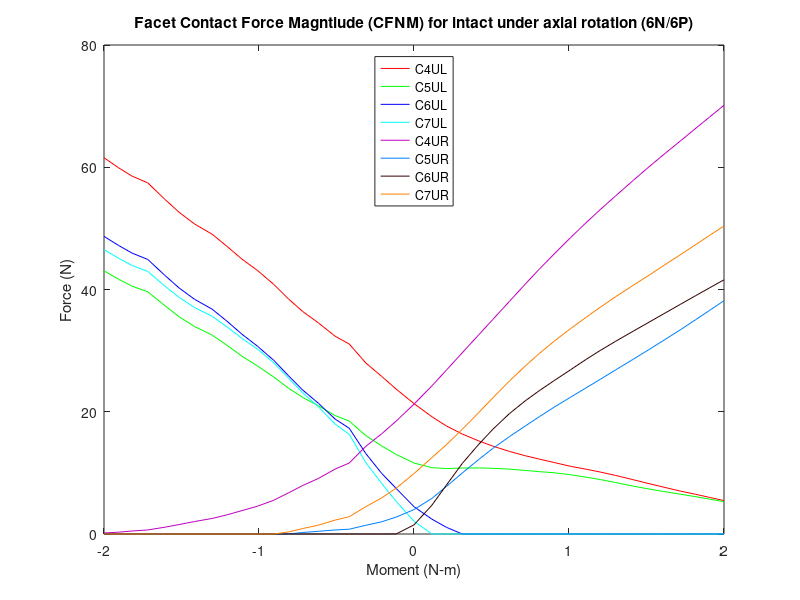

Recreate this plot in MATLAB.
%% Facet contact force magnitude (N)
% Intact 6P/6N

clear all;
%% 6P
figure (3)

c4ulxp=[2 2.0575 2.1047 2.15542 2.20899 2.25434 2.30803 2.35883 2.40461 2.45206 2.5051 2.55493 2.60055 2.6508 2.70761 2.75783 2.80375 2.85877 2.90932 2.95288 3 ]-2;
c4ulyp=[21.3341 19.1903 17.673 16.3607 15.2237 14.3743 13.5095 12.8032 12.2507 11.6966 11.0726 10.6034 10.1394 9.5794 8.8774 8.24339 7.68728 7.02635 6.4884 5.99162 5.46937 ];

c4urxp=[2 2.0575 2.1047 2.15542 2.20899 2.25434 2.30803 2.35883 2.40461 2.45206 2.5051 2.55493 2.60055 2.6508 2.70761 2.75783 2.80375 2.85877 2.90932 2.95288 3 ]-2;
c4uryp=[21.2462 24.2257 26.8186 29.6385 32.5961 35.104 38.0648 40.8813 43.3522 45.8098 48.4966 50.9202 53.0617 55.3364 57.8679 60.0608 62.0079 64.2803 66.3894 68.1936 70.1396 ];

c5ulxp=[2 2.0575 2.1047 2.15542 2.20899 2.25434 2.30803 2.35883 2.40461 2.45206 2.5051 2.55493 2.60055 2.6508 2.70761 2.75783 2.80375 2.85877 2.90932 2.95288 3 ]-2;
c5ulyp=[11.6099 10.856 10.7051 10.7933 10.8101 10.751 10.6115 10.3987 10.2005 10.0163 9.69336 9.30205 8.9088 8.41561 7.82751 7.36353 6.96618 6.51564 6.1006 5.71234 5.28788 ];

c5urxp=[2 2.0575 2.1047 2.15542 2.20899 2.25434 2.30803 2.35883 2.40461 2.45206 2.5051 2.55493 2.60055 2.6508 2.70761 2.75783 2.80375 2.85877 2.90932 2.95288 3 ]-2;
c5uryp=[3.99436 5.81449 7.78729 9.96453 12.2007 13.9973 15.9406 17.6643 19.2025 20.7441 22.3857 23.9001 25.2952 26.8567 28.6037 30.1684 31.6285 33.3959 35.0886 36.5621 38.1722 ];

c6ulxp=[2 2.0575 2.1047 2.15542 2.20899 2.25434 2.30803 2.35883 2.40461 2.45206 2.5051 2.55493 2.60055 2.6508 2.70761 2.75783 2.80375 2.85877 2.90932 2.95288 3 ]-2;
c6ulyp=[4.46774 2.43428 1.09259 0.00527453 0.00441979 0.00379339 0.0031794 0.00290765 0.00266958 0.00242272 0.00215804 0.00193295 0.00175061 0.00155229 0.00134942 0.00118712 0.00105381 0.00092098 0.000817264 0.000736629 0.000653781 ];

c6urxp=[2 2.0575 2.1047 2.15542 2.20899 2.25434 2.30803 2.35883 2.40461 2.45206 2.5051 2.55493 2.60055 2.6508 2.70761 2.75783 2.80375 2.85877 2.90932 2.95288 3 ]-2;
c6uryp=[1.49563 4.69952 8.01164 11.5253 14.6776 17.133 19.7018 21.7836 23.4621 25.095 26.8718 28.5586 30.0206 31.54 33.1937 34.6439 35.9728 37.5582 39.0149 40.2523 41.5875 ];

c7ulxp=[2 2.0575 2.1047 2.15542 2.20899 2.25434 2.30803 2.35883 2.40461 2.45206 2.5051 2.55493 2.60055 2.6508 2.70761 2.75783 2.80375 2.85877 2.90932 2.95288 3 ]-2;
c7ulyp=[2.08179 0.00626128 0.00495149 0.00419348 0.00352231 0.00300205 0.00260773 0.00229757 0.00205065 0.00180967 0.00156632 0.00137069 0.00121094 0.00105358 0.000886151 0.000748198 0.000636387 0.000513652 0.000417673 0.000349193 0.000288101 ];


c7urxp=[2 2.0575 2.1047 2.15542 2.20899 2.25434 2.30803 2.35883 2.40461 2.45206 2.5051 2.55493 2.60055 2.6508 2.70761 2.75783 2.80375 2.85877 2.90932 2.95288 3 ]-2;
c7uryp=[9.88572 12.4899 14.6169 17.1115 19.8845 22.2708 25.0365 27.4821 29.5474 31.5374 33.6047 35.4439 37.0901 38.8295 40.7055 42.3327 43.8637 45.6792 47.3633 48.8313 50.3935 ];

%%6N
c4ulxn=-1*[2 2.0575 2.1047 2.15542 2.20899 2.25434 2.30803 2.35883 2.40461 2.45206 2.5051 2.55493 2.60055 2.6508 2.70761 2.75783 2.80375 2.85877 2.90932 2.95288 3 ]+2;
c4ulyn=[21.3341 23.7048 25.7999 27.9809 31.0861 32.3518 34.5226 36.3898 38.4476 40.8198 43.1217 44.9686 46.9406 49.0347 50.7051 52.6384 54.7538 57.4442 58.5433 59.9051 61.562 ];

c4urxn=-1*[2 2.0575 2.1047 2.15542 2.20899 2.25434 2.30803 2.35883 2.40461 2.45206 2.5051 2.55493 2.60055 2.6508 2.70761 2.75783 2.80375 2.85877 2.90932 2.95288 3 ]+2;
c4uryn=[21.2462 18.4768 16.3724 14.3423 11.6129 10.6251 9.09483 7.93702 6.73785 5.53313 4.54713 3.82784 3.17052 2.54574 2.04357 1.54846 1.11128 0.667543 0.491258 0.300596 0.172397 ];

c5ulxn=-1*[2 2.0575 2.1047 2.15542 2.20899 2.25434 2.30803 2.35883 2.40461 2.45206 2.5051 2.55493 2.60055 2.6508 2.70761 2.75783 2.80375 2.85877 2.90932 2.95288 3 ]+2;
c5ulyn=[11.6099 13.0152 14.4241 16.1037 18.4743 19.3805 20.9622 22.342 23.8451 25.6703 27.4973 29.0877 30.7705 32.5351 33.935 35.547 37.3562 39.6207 40.5447 41.6796 43.0575 ];

c5urxn=-1*[2 2.0575 2.1047 2.15542 2.20899 2.25434 2.30803 2.35883 2.40461 2.45206 2.5051 2.55493 2.60055 2.6508 2.70761 2.75783 2.80375 2.85877 2.90932 2.95288 3 ]+2;
c5uryn=[3.99436 2.77179 1.99008 1.42405 0.784123 0.661701 0.446895 0.247268 0.0192373 0.00474664 0.00454741 0.00438951 0.00420797 0.00400784 0.00383861 0.00362576 0.00338539 0.00307076 0.00293873 0.00277702 0.00258463 ];

c6ulxn=-1*[2 2.0575 2.1047 2.15542 2.20899 2.25434 2.30803 2.35883 2.40461 2.45206 2.5051 2.55493 2.60055 2.6508 2.70761 2.75783 2.80375 2.85877 2.90932 2.95288 3 ]+2;
c6ulyn=[4.46774 7.45443 9.94598 13.1611 17.3064 18.7973 21.3753 23.5446 25.8806 28.3973 30.7332 32.6836 34.6938 36.7707 38.3874 40.2595 42.3137 44.9171 45.9513 47.2069 48.693 ];

c6urxn=-1*[2 2.0575 2.1047 2.15542 2.20899 2.25434 2.30803 2.35883 2.40461 2.45206 2.5051 2.55493 2.60055 2.6508 2.70761 2.75783 2.80375 2.85877 2.90932 2.95288 3 ]+2;
c6uryn=[1.49563 0.00442299 0.00361249 0.00308575 0.00257293 0.00241189 0.00215049 0.00192899 0.00168839 0.00146011 0.00127654 0.00114517 0.00101332 0.000881374 0.000782758 0.00067992 0.000568232 0.000437298 0.000386905 0.000326606 0.000261745 ];

c7ulxn=-1*[2 2.0575 2.1047 2.15542 2.20899 2.25434 2.30803 2.35883 2.40461 2.45206 2.5051 2.55493 2.60055 2.6508 2.70761 2.75783 2.80375 2.85877 2.90932 2.95288 3 ]+2;
c7ulyn=[2.08179 5.33253 8.3095 11.6893 16.3158 17.9799 20.7786 23.0878 25.4863 27.983 30.252 32.0076 33.7793 35.6076 37.0416 38.7102 40.5642 42.9532 43.9266 45.1077 46.5268 ];

c7urxn=-1*[2 2.0575 2.1047 2.15542 2.20899 2.25434 2.30803 2.35883 2.40461 2.45206 2.5051 2.55493 2.60055 2.6508 2.70761 2.75783 2.80375 2.85877 2.90932 2.95288 3 ]+2;
c7uryn=[9.88572 7.50295 5.89382 4.47532 2.82515 2.27879 1.45917 0.893097 0.334267 0.00304547 0.00239133 0.00223725 0.00207898 0.00191212 0.00177559 0.00161757 0.00145036 0.0012512 0.00117612 0.00108799 0.000994451 ];
%% left

c4xl=2*[flip(c4ulxn(2:21)),c4ulxp];
c4yl=[flip(c4ulyn(2:21)),c4ulyp];
a=plot(c4xl,c4yl,'r');
hold on

c5xl=2*[flip(c5ulxn(2:21)),c5ulxp];
c5yl=[flip(c5ulyn(2:21)),c5ulyp];
b=plot(c5xl,c5yl,'g');
hold on

c6xl=2*[flip(c6ulxn(2:21)),c6ulxp];
c6yl=[flip(c6ulyn(2:21)),c6ulyp];
c=plot(c6xl,c6yl,'b');
hold on

c7xl=2*[flip(c7ulxn(2:21)),c7ulxp];
c7yl=[flip(c7ulyn(2:21)),c7ulyp];
d=plot(c7xl,c7yl,'c');
hold on
%% Right

c4xr=2*[flip(c4urxn(2:21)),c4urxp];
c4yr=[flip(c4uryn(2:21)),c4uryp];
e=plot(c4xr,c4yr,'color',[0.75, 0, 0.75]);
hold on

c5xr=2*[flip(c5urxn(2:21)),c5urxp];
c5yr=[flip(c5uryn(2:21)),c5uryp];
f=plot(c5xr,c5yr,'color',[0 0.5 1]);
hold on

c6xr=2*[flip(c6urxn(2:21)),c6urxp];
c6yr=[flip(c6uryn(2:21)),c6uryp];
g=plot(c6xr,c6yr,'color',[0.2 0 0]);
hold on

c7xr=2*[flip(c7urxn(2:21)),c7urxp];
c7yr=[flip(c7uryn(2:21)),c7uryp];
h=plot(c7xr,c7yr,'color',[1 .5 0]);

leg=[a,b,c,d,e,f,g,h];
title('Facet Contact Force Magntiude (CFNM) for intact under axial rotation (6N/6P)')
xlabel('Moment (N-m)')
ylabel('Force (N)')
legend(leg,'C4UL','C5UL','C6UL','C7UL','C4UR','C5UR','C6UR','C7UR','location','north')
